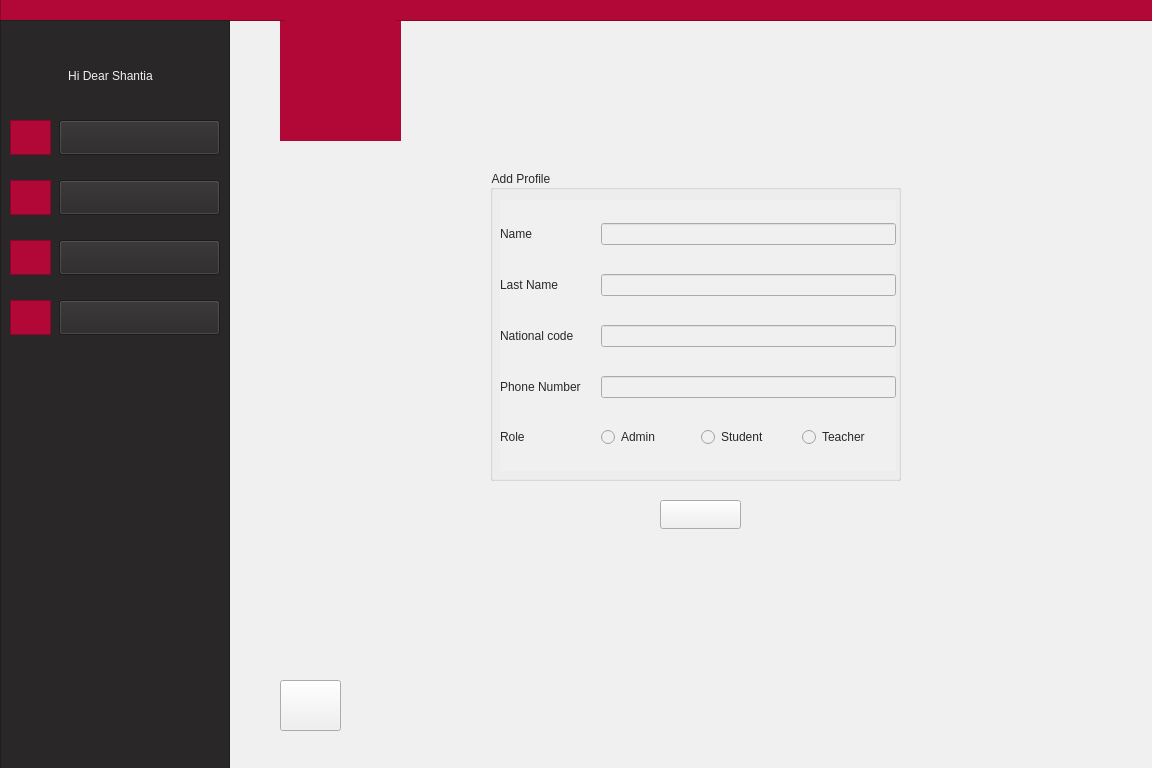
<?xml version="1.0" encoding="UTF-8"?>
<ui version="4.0">
 <class>AdminAddPeople</class>
 <widget class="QWidget" name="AdminAddPeople">
  <property name="geometry">
   <rect>
    <x>0</x>
    <y>0</y>
    <width>1152</width>
    <height>768</height>
   </rect>
  </property>
  <property name="minimumSize">
   <size>
    <width>1152</width>
    <height>768</height>
   </size>
  </property>
  <property name="windowTitle">
   <string>Form</string>
  </property>
  <property name="styleSheet">
   <string notr="true">background-color: rgb(240, 240, 240);</string>
  </property>
  <widget class="QLabel" name="label">
   <property name="geometry">
    <rect>
     <x>280</x>
     <y>20</y>
     <width>121</width>
     <height>121</height>
    </rect>
   </property>
   <property name="styleSheet">
    <string notr="true">background-color: rgb(178, 8, 55);
border-color: rgb(178, 8, 55);
</string>
   </property>
   <property name="text">
    <string/>
   </property>
   <property name="pixmap">
    <pixmap>:/AjaxLogo/filename.jpg</pixmap>
   </property>
   <property name="scaledContents">
    <bool>true</bool>
   </property>
   <property name="alignment">
    <set>Qt::AlignCenter</set>
   </property>
  </widget>
  <widget class="QLabel" name="label_9">
   <property name="geometry">
    <rect>
     <x>285</x>
     <y>20</y>
     <width>111</width>
     <height>111</height>
    </rect>
   </property>
   <property name="styleSheet">
    <string notr="true">background-color: rgb(178, 8, 55);</string>
   </property>
   <property name="text">
    <string/>
   </property>
   <property name="pixmap">
    <pixmap resource="pictures.qrc">:/logo/filename.jpg</pixmap>
   </property>
   <property name="scaledContents">
    <bool>true</bool>
   </property>
  </widget>
  <widget class="QFrame" name="frame">
   <property name="geometry">
    <rect>
     <x>0</x>
     <y>-10</y>
     <width>1161</width>
     <height>31</height>
    </rect>
   </property>
   <property name="styleSheet">
    <string notr="true">background-color: rgb(178, 8, 55);
border-color: rgb(178, 8, 55);</string>
   </property>
   <property name="frameShape">
    <enum>QFrame::StyledPanel</enum>
   </property>
   <property name="frameShadow">
    <enum>QFrame::Raised</enum>
   </property>
  </widget>
  <widget class="QFrame" name="frame_2">
   <property name="geometry">
    <rect>
     <x>0</x>
     <y>20</y>
     <width>230</width>
     <height>768</height>
    </rect>
   </property>
   <property name="styleSheet">
    <string notr="true">background-color: rgb(41, 39, 40);
border-color: rgb(41, 39, 40);</string>
   </property>
   <property name="frameShape">
    <enum>QFrame::StyledPanel</enum>
   </property>
   <property name="frameShadow">
    <enum>QFrame::Raised</enum>
   </property>
   <widget class="QPushButton" name="pushButton">
    <property name="geometry">
     <rect>
      <x>59</x>
      <y>100</y>
      <width>161</width>
      <height>35</height>
     </rect>
    </property>
    <property name="styleSheet">
     <string notr="true">font: 11pt &quot;Montserrat&quot;;
</string>
    </property>
    <property name="text">
     <string/>
    </property>
   </widget>
   <widget class="QPushButton" name="pushButton_2">
    <property name="geometry">
     <rect>
      <x>59</x>
      <y>160</y>
      <width>161</width>
      <height>35</height>
     </rect>
    </property>
    <property name="styleSheet">
     <string notr="true">font: 11pt &quot;Montserrat&quot;;
</string>
    </property>
    <property name="text">
     <string/>
    </property>
   </widget>
   <widget class="QPushButton" name="pushButton_3">
    <property name="geometry">
     <rect>
      <x>59</x>
      <y>220</y>
      <width>161</width>
      <height>35</height>
     </rect>
    </property>
    <property name="styleSheet">
     <string notr="true">font: 11pt &quot;Montserrat&quot;;
</string>
    </property>
    <property name="text">
     <string/>
    </property>
   </widget>
   <widget class="QPushButton" name="pushButton_4">
    <property name="geometry">
     <rect>
      <x>59</x>
      <y>280</y>
      <width>161</width>
      <height>35</height>
     </rect>
    </property>
    <property name="styleSheet">
     <string notr="true">font: 11pt &quot;Montserrat&quot;;
</string>
    </property>
    <property name="text">
     <string/>
    </property>
   </widget>
   <widget class="QFrame" name="frame_3">
    <property name="geometry">
     <rect>
      <x>10</x>
      <y>100</y>
      <width>41</width>
      <height>35</height>
     </rect>
    </property>
    <property name="styleSheet">
     <string notr="true">background-color: rgb(178, 8, 55);
border-color: rgb(178, 8, 55);</string>
    </property>
    <property name="frameShape">
     <enum>QFrame::StyledPanel</enum>
    </property>
    <property name="frameShadow">
     <enum>QFrame::Raised</enum>
    </property>
    <widget class="QLabel" name="label_6">
     <property name="geometry">
      <rect>
       <x>5</x>
       <y>1</y>
       <width>31</width>
       <height>31</height>
      </rect>
     </property>
     <property name="styleSheet">
      <string notr="true"/>
     </property>
     <property name="text">
      <string/>
     </property>
     <property name="pixmap">
      <pixmap resource="icon.qrc">:/icon/profile.png</pixmap>
     </property>
     <property name="scaledContents">
      <bool>true</bool>
     </property>
    </widget>
   </widget>
   <widget class="QFrame" name="frame_5">
    <property name="geometry">
     <rect>
      <x>10</x>
      <y>160</y>
      <width>41</width>
      <height>35</height>
     </rect>
    </property>
    <property name="cursor">
     <cursorShape>ArrowCursor</cursorShape>
    </property>
    <property name="styleSheet">
     <string notr="true">background-color: rgb(178, 8, 55);
border-color: rgb(178, 8, 55);</string>
    </property>
    <property name="frameShape">
     <enum>QFrame::StyledPanel</enum>
    </property>
    <property name="frameShadow">
     <enum>QFrame::Raised</enum>
    </property>
    <widget class="QLabel" name="label_10">
     <property name="geometry">
      <rect>
       <x>5</x>
       <y>2</y>
       <width>31</width>
       <height>31</height>
      </rect>
     </property>
     <property name="text">
      <string/>
     </property>
     <property name="pixmap">
      <pixmap resource="icon.qrc">:/icon/message.png</pixmap>
     </property>
     <property name="scaledContents">
      <bool>true</bool>
     </property>
    </widget>
   </widget>
   <widget class="QFrame" name="frame_6">
    <property name="geometry">
     <rect>
      <x>10</x>
      <y>220</y>
      <width>41</width>
      <height>35</height>
     </rect>
    </property>
    <property name="styleSheet">
     <string notr="true">background-color: rgb(178, 8, 55);
border-color: rgb(178, 8, 55);</string>
    </property>
    <property name="frameShape">
     <enum>QFrame::StyledPanel</enum>
    </property>
    <property name="frameShadow">
     <enum>QFrame::Raised</enum>
    </property>
    <widget class="QLabel" name="label_7">
     <property name="geometry">
      <rect>
       <x>5</x>
       <y>2</y>
       <width>31</width>
       <height>31</height>
      </rect>
     </property>
     <property name="text">
      <string/>
     </property>
     <property name="pixmap">
      <pixmap resource="icon.qrc">:/icon/add-user.png</pixmap>
     </property>
     <property name="scaledContents">
      <bool>true</bool>
     </property>
    </widget>
   </widget>
   <widget class="QFrame" name="frame_7">
    <property name="geometry">
     <rect>
      <x>10</x>
      <y>280</y>
      <width>41</width>
      <height>35</height>
     </rect>
    </property>
    <property name="styleSheet">
     <string notr="true">background-color: rgb(178, 8, 55);
border-color: rgb(178, 8, 55);</string>
    </property>
    <property name="frameShape">
     <enum>QFrame::StyledPanel</enum>
    </property>
    <property name="frameShadow">
     <enum>QFrame::Raised</enum>
    </property>
    <widget class="QLabel" name="label_11">
     <property name="geometry">
      <rect>
       <x>5</x>
       <y>2</y>
       <width>31</width>
       <height>31</height>
      </rect>
     </property>
     <property name="text">
      <string/>
     </property>
     <property name="pixmap">
      <pixmap resource="icon.qrc">:/icon/upload-mail.png</pixmap>
     </property>
     <property name="scaledContents">
      <bool>true</bool>
     </property>
    </widget>
   </widget>
   <widget class="QLabel" name="label_2">
    <property name="geometry">
     <rect>
      <x>20</x>
      <y>40</y>
      <width>181</width>
      <height>31</height>
     </rect>
    </property>
    <property name="styleSheet">
     <string notr="true">font: 11pt &quot;Montserrat&quot;;
color: rgb(240, 240, 240);</string>
    </property>
    <property name="text">
     <string>Hi Dear Shantia</string>
    </property>
    <property name="alignment">
     <set>Qt::AlignCenter</set>
    </property>
   </widget>
   <widget class="QLabel" name="label_3">
    <property name="geometry">
     <rect>
      <x>100</x>
      <y>100</y>
      <width>81</width>
      <height>30</height>
     </rect>
    </property>
    <property name="autoFillBackground">
     <bool>false</bool>
    </property>
    <property name="styleSheet">
     <string notr="true">font: 11pt &quot;Montserrat&quot;;
color: rgb(240, 240, 240);</string>
    </property>
    <property name="lineWidth">
     <number>0</number>
    </property>
    <property name="text">
     <string>Profile</string>
    </property>
    <property name="alignment">
     <set>Qt::AlignCenter</set>
    </property>
   </widget>
   <widget class="QLabel" name="label_4">
    <property name="geometry">
     <rect>
      <x>90</x>
      <y>160</y>
      <width>101</width>
      <height>30</height>
     </rect>
    </property>
    <property name="styleSheet">
     <string notr="true">font: 11pt &quot;Montserrat&quot;;
color: rgb(240, 240, 240);</string>
    </property>
    <property name="text">
     <string>Messges</string>
    </property>
    <property name="alignment">
     <set>Qt::AlignCenter</set>
    </property>
   </widget>
   <widget class="QLabel" name="label_5">
    <property name="geometry">
     <rect>
      <x>90</x>
      <y>220</y>
      <width>111</width>
      <height>30</height>
     </rect>
    </property>
    <property name="styleSheet">
     <string notr="true">font: 11pt &quot;Montserrat&quot;;
color: rgb(240, 240, 240);</string>
    </property>
    <property name="text">
     <string>Add People</string>
    </property>
    <property name="alignment">
     <set>Qt::AlignCenter</set>
    </property>
   </widget>
   <widget class="QLabel" name="label_8">
    <property name="geometry">
     <rect>
      <x>70</x>
      <y>280</y>
      <width>141</width>
      <height>30</height>
     </rect>
    </property>
    <property name="styleSheet">
     <string notr="true">font: 11pt &quot;Montserrat&quot;;
color: rgb(240, 240, 240);</string>
    </property>
    <property name="text">
     <string>Send Assertion</string>
    </property>
    <property name="alignment">
     <set>Qt::AlignCenter</set>
    </property>
   </widget>
   <zorder>frame_5</zorder>
   <zorder>frame_6</zorder>
   <zorder>frame_7</zorder>
   <zorder>label_2</zorder>
   <zorder>label_3</zorder>
   <zorder>label_4</zorder>
   <zorder>label_5</zorder>
   <zorder>label_8</zorder>
   <zorder>frame_3</zorder>
   <zorder>pushButton</zorder>
   <zorder>pushButton_2</zorder>
   <zorder>pushButton_3</zorder>
   <zorder>pushButton_4</zorder>
  </widget>
  <widget class="QPushButton" name="backToMenu">
   <property name="geometry">
    <rect>
     <x>280</x>
     <y>680</y>
     <width>61</width>
     <height>51</height>
    </rect>
   </property>
   <property name="text">
    <string/>
   </property>
  </widget>
  <widget class="QLabel" name="label_14">
   <property name="geometry">
    <rect>
     <x>290</x>
     <y>680</y>
     <width>41</width>
     <height>46</height>
    </rect>
   </property>
   <property name="text">
    <string/>
   </property>
   <property name="pixmap">
    <pixmap resource="arrowIcon.qrc">:/new/prefix1/icons8-left-arrow-50.png</pixmap>
   </property>
   <property name="scaledContents">
    <bool>true</bool>
   </property>
  </widget>
  <widget class="QGroupBox" name="INFO">
   <property name="geometry">
    <rect>
     <x>490</x>
     <y>170</y>
     <width>411</width>
     <height>311</height>
    </rect>
   </property>
   <property name="styleSheet">
    <string notr="true">color: rgb(41, 39, 40);
font: 9pt &quot;Montserrat&quot;;</string>
   </property>
   <property name="title">
    <string>Add Profile</string>
   </property>
   <widget class="QWidget" name="gridLayoutWidget">
    <property name="geometry">
     <rect>
      <x>10</x>
      <y>30</y>
      <width>396</width>
      <height>271</height>
     </rect>
    </property>
    <layout class="QGridLayout" name="gridLayout">
     <item row="0" column="0">
      <widget class="QLabel" name="label_17">
       <property name="styleSheet">
        <string notr="true">color: rgb(41, 39, 40);
font: 9pt &quot;Montserrat&quot;;</string>
       </property>
       <property name="text">
        <string>Name</string>
       </property>
      </widget>
     </item>
     <item row="4" column="0">
      <widget class="QLabel" name="label_13">
       <property name="styleSheet">
        <string notr="true">color: rgb(41, 39, 40);
font: 9pt &quot;Montserrat&quot;;</string>
       </property>
       <property name="text">
        <string>Role</string>
       </property>
      </widget>
     </item>
     <item row="4" column="2">
      <widget class="QRadioButton" name="radioButton_2">
       <property name="text">
        <string>Student</string>
       </property>
      </widget>
     </item>
     <item row="2" column="0">
      <widget class="QLabel" name="label_15">
       <property name="styleSheet">
        <string notr="true">color: rgb(41, 39, 40);
font: 9pt &quot;Montserrat&quot;;</string>
       </property>
       <property name="text">
        <string>National code</string>
       </property>
      </widget>
     </item>
     <item row="1" column="0">
      <widget class="QLabel" name="label_16">
       <property name="styleSheet">
        <string notr="true">color: rgb(41, 39, 40);
font: 9pt &quot;Montserrat&quot;;</string>
       </property>
       <property name="text">
        <string>Last Name</string>
       </property>
      </widget>
     </item>
     <item row="3" column="0">
      <widget class="QLabel" name="label_12">
       <property name="styleSheet">
        <string notr="true">color: rgb(41, 39, 40);
font: 9pt &quot;Montserrat&quot;;</string>
       </property>
       <property name="text">
        <string>Phone Number</string>
       </property>
      </widget>
     </item>
     <item row="4" column="1">
      <widget class="QRadioButton" name="radioButton">
       <property name="text">
        <string>Admin</string>
       </property>
      </widget>
     </item>
     <item row="4" column="3">
      <widget class="QRadioButton" name="radioButton_3">
       <property name="text">
        <string>Teacher</string>
       </property>
      </widget>
     </item>
     <item row="3" column="1" colspan="3">
      <widget class="QLineEdit" name="numberLine"/>
     </item>
     <item row="2" column="1" colspan="3">
      <widget class="QLineEdit" name="NcodeLine"/>
     </item>
     <item row="1" column="1" colspan="3">
      <widget class="QLineEdit" name="lastNameLine"/>
     </item>
     <item row="0" column="1" colspan="3">
      <widget class="QLineEdit" name="nameLine"/>
     </item>
    </layout>
   </widget>
  </widget>
  <widget class="QPushButton" name="AddBtn">
   <property name="geometry">
    <rect>
     <x>660</x>
     <y>500</y>
     <width>81</width>
     <height>29</height>
    </rect>
   </property>
   <property name="styleSheet">
    <string notr="true"/>
   </property>
   <property name="text">
    <string/>
   </property>
  </widget>
  <widget class="QLabel" name="label_18">
   <property name="geometry">
    <rect>
     <x>670</x>
     <y>500</y>
     <width>63</width>
     <height>20</height>
    </rect>
   </property>
   <property name="styleSheet">
    <string notr="true">color: rgb(178, 8, 55);
font: 9pt &quot;Montserrat&quot;;</string>
   </property>
   <property name="text">
    <string>Add </string>
   </property>
   <property name="alignment">
    <set>Qt::AlignCenter</set>
   </property>
  </widget>
  <zorder>label</zorder>
  <zorder>frame</zorder>
  <zorder>frame_2</zorder>
  <zorder>label_14</zorder>
  <zorder>backToMenu</zorder>
  <zorder>INFO</zorder>
  <zorder>label_18</zorder>
  <zorder>label_9</zorder>
  <zorder>AddBtn</zorder>
 </widget>
 <resources>
  <include location="arrowIcon.qrc"/>
  <include location="icon.qrc"/>
  <include location="pictures.qrc"/>
 </resources>
 <connections/>
</ui>
